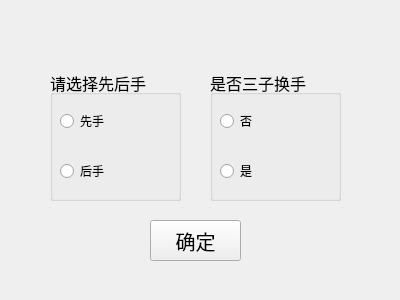
<?xml version="1.0" encoding="UTF-8"?>
<ui version="4.0">
 <class>forl</class>
 <widget class="QWidget" name="forl">
  <property name="geometry">
   <rect>
    <x>0</x>
    <y>0</y>
    <width>400</width>
    <height>300</height>
   </rect>
  </property>
  <property name="windowTitle">
   <string>Form</string>
  </property>
  <widget class="QGroupBox" name="groupBox">
   <property name="geometry">
    <rect>
     <x>50</x>
     <y>70</y>
     <width>131</width>
     <height>131</height>
    </rect>
   </property>
   <property name="font">
    <font>
     <pointsize>12</pointsize>
    </font>
   </property>
   <property name="title">
    <string>请选择先后手</string>
   </property>
   <widget class="QRadioButton" name="radioButton_2">
    <property name="geometry">
     <rect>
      <x>10</x>
      <y>90</y>
      <width>97</width>
      <height>22</height>
     </rect>
    </property>
    <property name="font">
     <font>
      <pointsize>9</pointsize>
     </font>
    </property>
    <property name="text">
     <string>后手</string>
    </property>
   </widget>
   <widget class="QRadioButton" name="radioButton">
    <property name="geometry">
     <rect>
      <x>10</x>
      <y>40</y>
      <width>97</width>
      <height>22</height>
     </rect>
    </property>
    <property name="font">
     <font>
      <pointsize>9</pointsize>
     </font>
    </property>
    <property name="text">
     <string>先手</string>
    </property>
   </widget>
  </widget>
  <widget class="QGroupBox" name="groupBox_2">
   <property name="geometry">
    <rect>
     <x>210</x>
     <y>70</y>
     <width>131</width>
     <height>131</height>
    </rect>
   </property>
   <property name="font">
    <font>
     <pointsize>12</pointsize>
    </font>
   </property>
   <property name="title">
    <string>是否三子换手</string>
   </property>
   <widget class="QRadioButton" name="radioButton_3">
    <property name="geometry">
     <rect>
      <x>10</x>
      <y>40</y>
      <width>97</width>
      <height>22</height>
     </rect>
    </property>
    <property name="font">
     <font>
      <pointsize>9</pointsize>
     </font>
    </property>
    <property name="text">
     <string>否</string>
    </property>
   </widget>
   <widget class="QRadioButton" name="radioButton_4">
    <property name="geometry">
     <rect>
      <x>10</x>
      <y>90</y>
      <width>97</width>
      <height>22</height>
     </rect>
    </property>
    <property name="font">
     <font>
      <pointsize>9</pointsize>
     </font>
    </property>
    <property name="text">
     <string>是</string>
    </property>
   </widget>
  </widget>
  <widget class="QPushButton" name="pushButton">
   <property name="geometry">
    <rect>
     <x>150</x>
     <y>220</y>
     <width>91</width>
     <height>41</height>
    </rect>
   </property>
   <property name="font">
    <font>
     <pointsize>15</pointsize>
    </font>
   </property>
   <property name="text">
    <string>确定</string>
   </property>
  </widget>
 </widget>
 <resources/>
 <connections/>
</ui>
